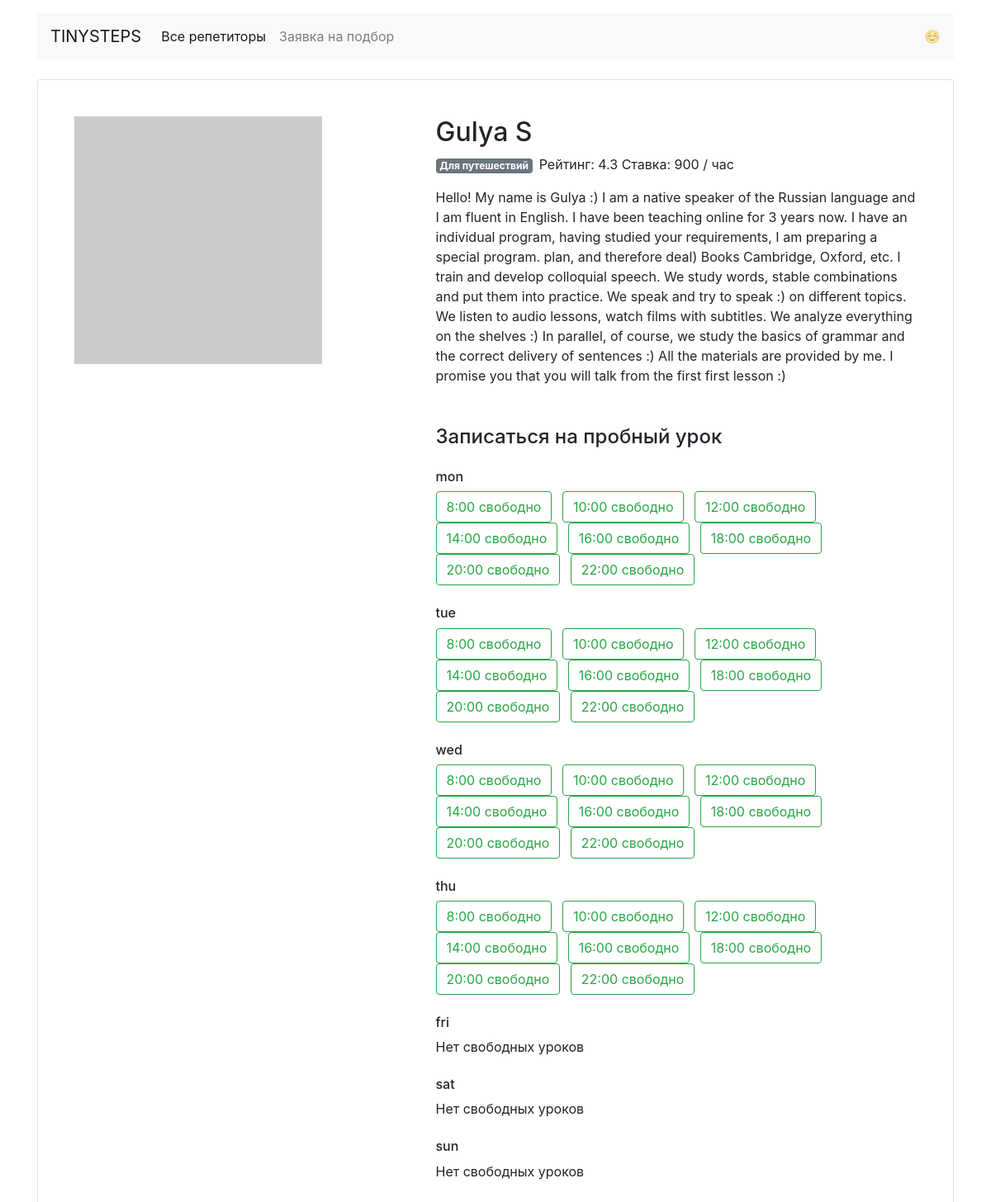
Page /profiles/5/ on the committed database.
### app.py (models this page shows)
class Teacher(db.Model):
    __tablename__ = 'teachers'
    id = db.Column(db.Integer, primary_key=True)
    name = db.Column(db.String(50), nullable=False)
    about = db.Column(db.String, nullable=False)
    rating = db.Column(db.Float, nullable=False)
    picture = db.Column(db.String, nullable=False)
    price = db.Column(db.Integer, nullable=False)
    booking = db.relationship('Booking')
    goals = db.relationship('Goal', secondary=teachers_goal)

### app.py (the view)
@app.route('/profiles/<int:id>/')
def render_profiles(id):
    teacher = db.session.query(Teacher).get_or_404(id)
    with open('data/teachers.json', 'r', encoding='utf-8') as r:
        teacher_time = json.load(r)
    free_time = teacher_time[id]['free']
    return render_template('profile.html', teacher=teacher, free_time=free_time)

### templates/profile.html
{% extends 'base.html' %}
{% block content %}
    <div class="card my-4 mx-auto">
        <div class="card-body m-2 m-md-4">
            <article class="row">
                <div class="col-5"><img src="{{ teacher.picture }}" class="img-fluid" alt=""></div>
                <div class="col-7">
                    <section class="teacher=info">
                        <h1 class="h2">{{ teacher.name }}</h1>
                        <p><span class="badge badge-secondary mr-2">Для путешествий </span>Рейтинг: {{ teacher.rating }}
                            Ставка: {{ teacher.price }} / час</p>
                        <p>{{ teacher.about }}</p>
                    </section>
                    <section class="available">
                        <h4 class="mb-4 mt-5">Записаться на пробный урок</h4>
                        {% for day,info in free_time.items() %}
                            {% if True in info.values() %}
                                <h6 class="mt-4">{{ day }}</h6>
                                {% for k,v in info.items() %}
                                    <a href="/booking/{{ teacher.id }}/{{ day }}/{{ k }}"
                                       class="btn btn-outline-success mr-2">{{ k }} свободно</a>
                                {% endfor %}
                            {% else %}
                                <h6 class="mt-4">{{ day }}</h6>
                                <p>Нет свободных уроков</p>
                            {% endif %}
                        {% endfor %}
                    </section>
                </div>
            </article>
        </div>
    </div>
{% endblock %}

### rows in the picture
Teacher: name "Gulya S", rating "4.3", price "900", about "Hello! My name is Gulya :) I am a native speaker of the Russian language and I am fluent in English. I have been teaching online for 3 years now. I have an individual program, having studied your requirements, I am preparing a special program. plan, and therefore deal) Books Cambridge, Oxford, etc. I train and develop colloquial speech. We study words, stable combinations and put them into practice. We speak and try to speak :) on different topics. We listen to audio lessons, watch films with subtitles. We analyze everything on the shelves :) In parallel, of course, we study the basics of grammar and the correct delivery of sentences :) All the materials are provided by me. I promise you…"

### other values in the picture
{{ day }} "mon" "tue" "wed" "thu"
{{ k }} "8:00" "10:00" "12:00" "14:00" "16:00" "18:00" "20:00" "22:00" "8:00" "10:00" "12:00" "14:00" "16:00" "18:00" "20:00" "22:00" "8:00" "10:00" "12:00" "14:00" "16:00" "18:00" "20:00" "22:00" "8:00" "10:00" "12:00" "14:00" "16:00" "18:00" "20:00" "22:00"
{{ day }} "fri" "sat" "sun"
